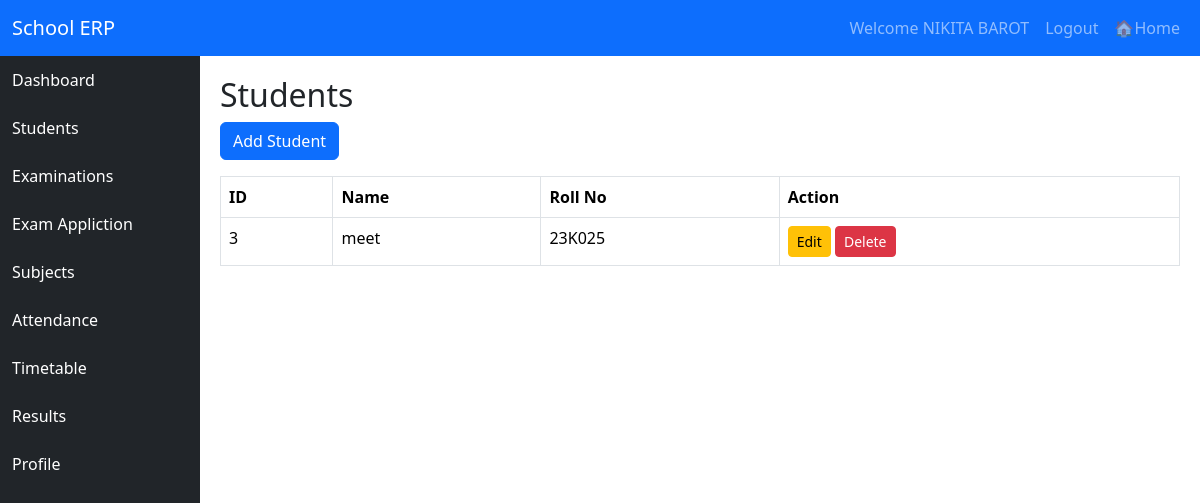
The page /students/ (signed in) on the database its author committed.
### accounts/models.py (models this page shows, shortened)
class User(AbstractUser):
    ROLE_CHOICES = [
        ('admin','Admin'),
        ('teacher','Teacher'),
        ('student','Student'),
    ]
    role = models.CharField(
        max_length=20,
        choices=ROLE_CHOICES
    )

### students/models.py (models this page shows, shortened)
class Student(models.Model):
    user = models.OneToOneField(
        User,
        on_delete=models.CASCADE
    )
    roll_no = models.CharField(
        max_length=6,
        unique=True
    )
    enrollment_no = models.CharField(
        max_length=10,
        unique=True
    )
    name = models.CharField(max_length=100)
    classroom = models.ForeignKey(
        ClassRoom,
        on_delete=models.CASCADE
    )
    email = models.EmailField(unique=True)
    mobile = models.CharField(max_length=10, unique=True)
    address = models.TextField()
    photo = models.ImageField(
        upload_to='students/',
        blank=True,
        null=True
    )
    created_at = models.DateTimeField(
        auto_now_add=True
    )

### students/views.py (the view)
# urls.py: path('', views.student_list, name='student_list'),
def student_list(request):
    students = Student.objects.all()
    context = {
        'students' : students
    }
    return render(request, 'students/student_list.html', context)

### templates/students/student_list.html (shortened to what this page needs)
{% extends 'base.html' %}
{% block content %}
<h2>Students</h2>
<a href="{% url 'student_add' %}"
   class="btn btn-primary mb-3">
    Add Student
</a>
<table class="table table-bordered">
    <tr>
        <th>ID</th>
        <th>Name</th>
        <th>Roll No</th>
        <th>Action</th>
    </tr>
    {% for student in students %}
    <tr>
        <td>{{ student.id }}</td>
        <td>{{ student.name }}</td>
        <td>{{ student.roll_no }}</td>
        <td>
            <a href="{% url 'student_update' student.id %}"
               class="btn btn-warning btn-sm">
                Edit
            </a>
            <a href="{% url 'student_delete' student.id %}"
               class="btn btn-danger btn-sm">
                Delete
            </a>
        </td>
    </tr>
    {% endfor %}
</table>
{% endblock %}

### templates/navbar.html (shortened to what this page needs)
<nav class="navbar navbar-expand-lg navbar-dark bg-primary">
    <div class="container-fluid">
        <a class="navbar-brand" href="#">
            School ERP
        </a>
        <div class="collapse navbar-collapse"
             id="navbarNav">
            <ul class="navbar-nav ms-auto">
                {% if user.is_authenticated %}
                <li class="nav-item">
                    <span class="nav-link">
                        Welcome {{ user.username }}
                    </span>
                </li>
                <li class="nav-item">
                    <a class="nav-link"
                       href="{% url 'logout' %}">
                        Logout
                    </a>
                </li>
                <li class="nav-item">
                    <a class="nav-link"
                       href="{% url 'home_redirect' %}">
                        🏠Home
                    </a>
                </li>
                {% endif %}
            </ul>
        </div>
    </div>
</nav>

### rows shown on the page
User: username "NIKITA BAROT"
Student: id "3", name "meet", roll_no "23K025"
